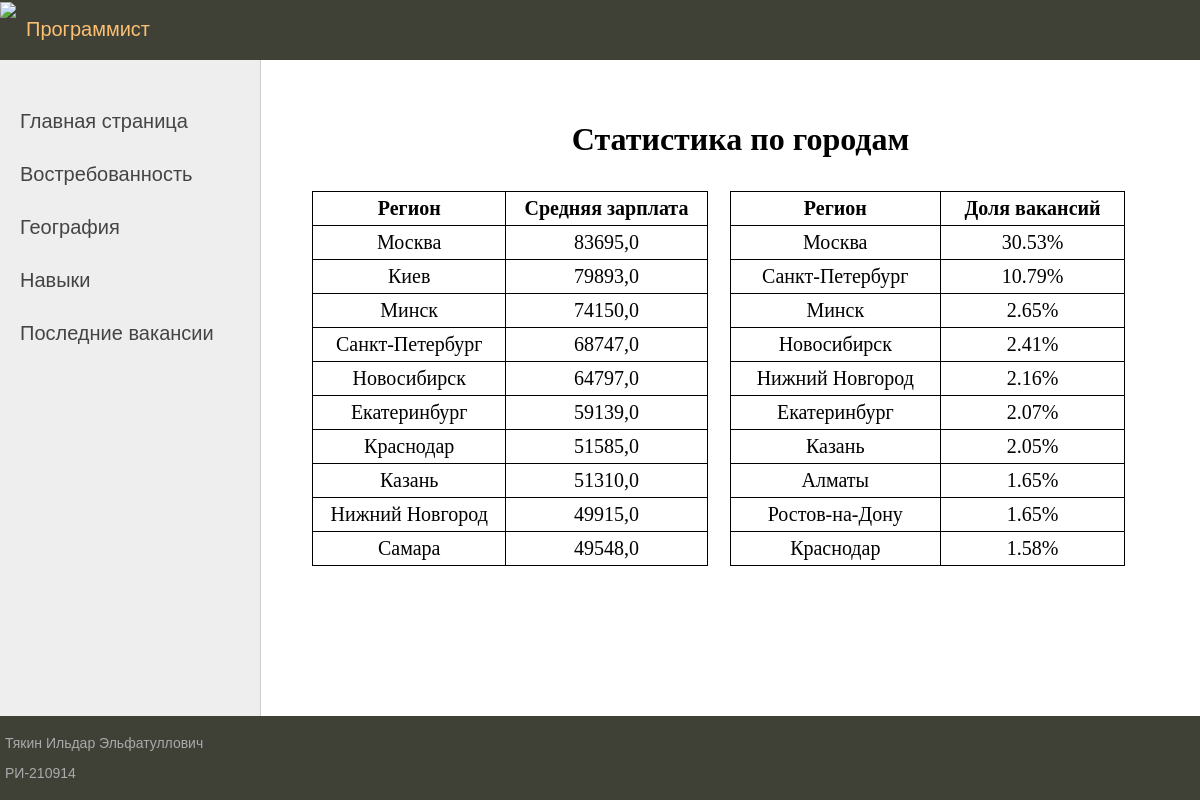
Page /geography/ on the committed database.
### CSharpProgrammer/models.py (models this page shows)
class StatisticTopSalaryCity(models.Model):
    city = models.CharField("Регоин", max_length=40)
    salary = models.FloatField("Средняя зарплата")

class StatisticTopCountCity(models.Model):
    city = models.CharField("Регоин", max_length=40)
    count = models.FloatField("Доля вакансий")
    def get_percent(self):
        return f'{round(self.count * 100, 2)}%'

### CSharpProgrammer/views.py (the view)
# urls.py: path('geography/', geography, name='geography'),
def geography(request):
    top_salary = StatisticTopSalaryCity.objects.all()
    top_count = StatisticTopCountCity.objects.all()
    return render(request, 'CSharpProgrammer/geography.html', {'top_salary': top_salary, 'top_count': top_count})

### CSharpProgrammer/templates/CSharpProgrammer/geography.html (shortened to what this page needs)
{% extends 'CSharpProgrammer/base.html' %}
{% load static %}
{% block content %}
    <h1>Статистика по городам</h1>
    <table class="table-data table-city-salary">
        <tr>
            <th>Регион</th>
            <th>Средняя зарплата</th>
        </tr>
        {% for record in top_salary %}
            <tr>
                <td>{{ record.city }}</td>
                <td>{{ record.salary }}</td>
            </tr>
        {% endfor %}
    </table>
    <table class="table-data table-city-count">
        <tr>
            <th>Регион</th>
            <th>Доля вакансий</th>
        </tr>
        {% for record in top_count %}
            <tr>
                <td>{{ record.city }}</td>
                <td>{{ record.get_percent }}</td>
            </tr>
        {% endfor %}
    </table>
{% endblock content %}

### CSharpProgrammer/static/CSharpProgrammer/css/style.css (style rules this page uses)
html, body { font-family: 'Arial'; margin: 0; padding: 0; height: 100%; width: 100%; color: #444; }
.table-data { border-collapse: collapse; border: 1px solid black; width: 100% }
.table-data th, .table-data td { border: 1px solid black; padding: 5px; }
.table-city-salary, .table-city-count { float: left; margin: 1.25%; width: 45%; }
.table-page tr { height: 100%; }
.content-text h1 { font-size: 32px; }

### rows in the picture
StatisticTopSalaryCity: city "Киев", salary "79893,0"
StatisticTopSalaryCity: city "Минск", salary "74150,0"
StatisticTopSalaryCity: city "Санкт-Петербург", salary "68747,0"
StatisticTopSalaryCity: city "Новосибирск", salary "64797,0"
StatisticTopSalaryCity: city "Екатеринбург", salary "59139,0"
StatisticTopSalaryCity: city "Краснодар", salary "51585,0"
StatisticTopSalaryCity: city "Казань", salary "51310,0"
StatisticTopSalaryCity: city "Нижний Новгород", salary "49915,0"
StatisticTopSalaryCity: city "Самара", salary "49548,0"
StatisticTopCountCity: city "Санкт-Петербург", get_percent "10.79%"
StatisticTopCountCity: city "Минск", get_percent "2.65%"
StatisticTopCountCity: city "Новосибирск", get_percent "2.41%"
StatisticTopCountCity: city "Нижний Новгород", get_percent "2.16%"
StatisticTopCountCity: city "Екатеринбург", get_percent "2.07%"
StatisticTopCountCity: city "Казань", get_percent "2.05%"
StatisticTopCountCity: city "Алматы", get_percent "1.65%"
StatisticTopCountCity: city "Ростов-на-Дону", get_percent "1.65%"
StatisticTopCountCity: city "Краснодар", get_percent "1.58%"
